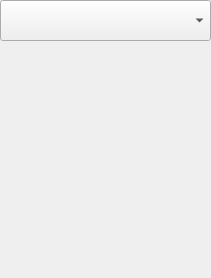
<?xml version="1.0" encoding="UTF-8"?>
<ui version="4.0">
 <class>Dialog</class>
 <widget class="QDialog" name="Dialog">
  <property name="geometry">
   <rect>
    <x>0</x>
    <y>0</y>
    <width>211</width>
    <height>278</height>
   </rect>
  </property>
  <property name="windowTitle">
   <string>Dialog</string>
  </property>
  <widget class="QComboBox" name="comboBox">
   <property name="geometry">
    <rect>
     <x>0</x>
     <y>0</y>
     <width>211</width>
     <height>41</height>
    </rect>
   </property>
  </widget>
 </widget>
 <resources/>
 <connections/>
</ui>
